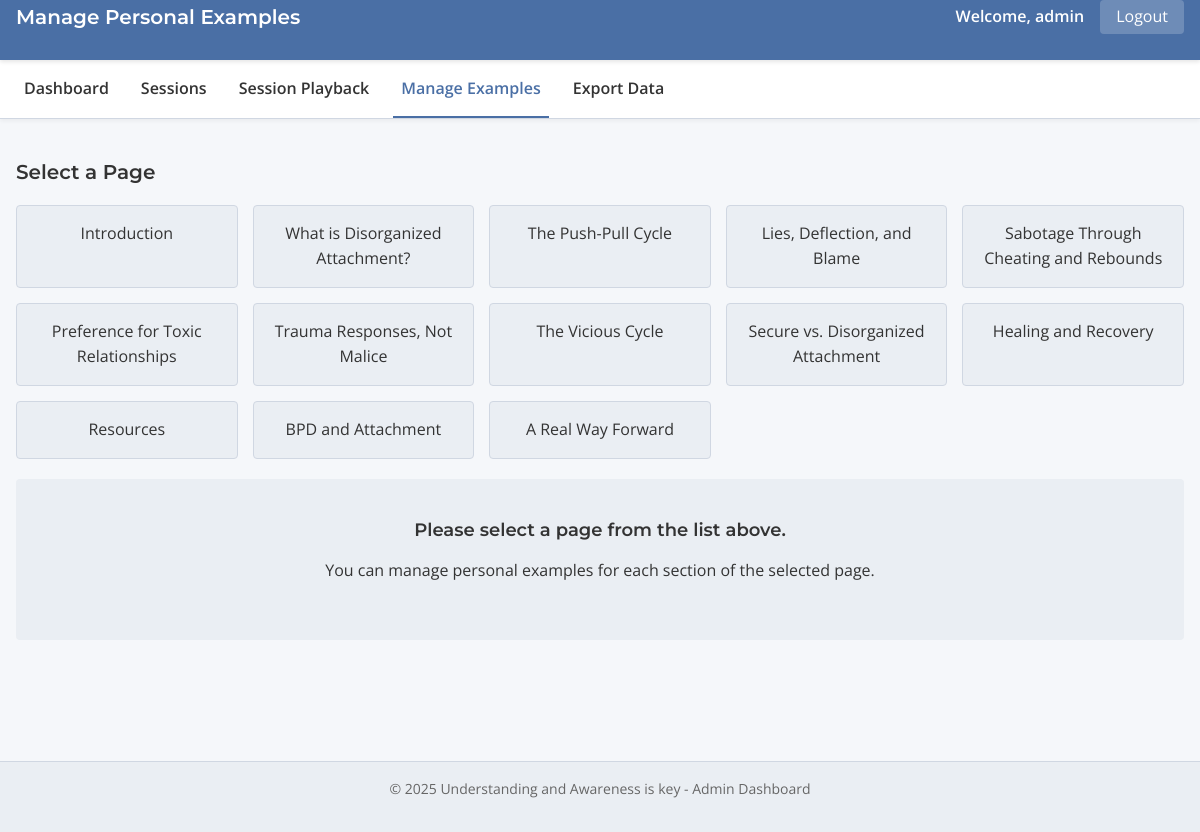
/admin/examples.php (signed in), run on the app's committed database.
### tables this page shows
CREATE TABLE `pages` (
  `id` int(11) NOT NULL AUTO_INCREMENT,
  `slug` varchar(100) NOT NULL,
  `title` varchar(100) NOT NULL,
  `section` varchar(50) NOT NULL,
  `subsection` varchar(50) DEFAULT NULL,
  `order_num` int(11) NOT NULL,
  PRIMARY KEY (`id`),
  UNIQUE KEY `slug` (`slug`)
);

### includes/functions.php (called while the page is built, shortened)
<?php
function getAllPages() {
    $db = Database::getInstance();
    $conn = $db->getConnection();
    $stmt = $conn->prepare("SELECT * FROM pages ORDER BY order_num ASC");
    $stmt->execute();
    $result = $stmt->get_result();
    $pages = [];
    while ($row = $result->fetch_assoc()) {
        $pages[] = $row;
    }
    return $pages;
}

### admin/examples.php (the view, shortened to what this page needs)
<?php
require_once '../includes/functions.php';
$pageSlug = isset($_GET['page']) ? $_GET['page'] : '';
$allPages = getAllPages();
$pageExamples = !empty($pageSlug) ? getPageExamples($pageSlug) : null;
$editSection = null;
?>
<!DOCTYPE html>
<html lang="en">
<head>
    <link rel="stylesheet" href="../assets/css/normalize.css">
    <link rel="stylesheet" href="../assets/css/admin.css">
    <link rel="stylesheet" href="https://cdn.jsdelivr.net/simplemde/latest/simplemde.min.css">
</head>
<body>
    <header class="admin-header">
        <div class="container">
            <div class="header-content">
                <h1 class="site-title">Manage Personal Examples</h1>
                <div class="user-actions">
                    <span class="username">Welcome, <?php echo $_SESSION['username']; ?></span>
                    <a href="logout.php" class="logout-btn">Logout</a>
                </div>
            </div>
        </div>
    </header>
    <nav class="admin-nav">
        <div class="container">
            <ul class="nav-list">
                <li class="nav-item"><a href="index.php" class="nav-link <?php echo basename($_SERVER['PHP_SELF']) === 'index.php' ? 'active' : ''; ?>">Dashboard</a></li>
                <li class="nav-item"><a href="sessions.php" class="nav-link <?php echo basename($_SERVER['PHP_SELF']) === 'sessions.php' ? 'active' : ''; ?>">Sessions</a></li>
                <li class="nav-item"><a href="playback.php" class="nav-link <?php echo basename($_SERVER['PHP_SELF']) === 'playback.php' ? 'active' : ''; ?>">Session Playback</a></li>
                <li class="nav-item"><a href="examples.php" class="nav-link <?php echo basename($_SERVER['PHP_SELF']) === 'examples.php' ? 'active' : ''; ?>">Manage Examples</a></li>
                <li class="nav-item"><a href="export.php" class="nav-link <?php echo basename($_SERVER['PHP_SELF']) === 'export.php' ? 'active' : ''; ?>">Export Data</a></li>
            </ul>
        </div>
    </nav>
    <main class="admin-content">
        <div class="container">
            <div class="examples-container">
                <div class="page-selector">
                    <h2>Select a Page</h2>
                    <div class="page-grid">
                        <?php foreach ($allPages as $page): ?>
                        <a href="examples.php?page=<?php echo $page['slug']; ?>" class="page-card <?php echo ($pageSlug === $page['slug']) ? 'active' : ''; ?>">
                            <?php echo htmlspecialchars($page['title']); ?>
                        </a>
                        <?php endforeach; ?>
                    </div>
                </div>
                <?php if ($pageExamples): ?>
                <div class="page-examples">
                    <div class="section-header">
                        <h2>Examples for: <?php echo htmlspecialchars($pageExamples['page']['title']); ?></h2>
                        <?php if ($editSection): ?>
                        <a href="examples.php?page=<?php echo $pageSlug; ?>" class="btn">Back to Examples</a>
                        <?php endif; ?>
                    </div>
                    <?php if ($editSection): ?>
                    <div class="edit-example">
                        <h3>Edit: <?php echo htmlspecialchars($editSection['title']); ?></h3>
                        <form action="examples.php?page=<?php echo $pageSlug; ?>" method="post">
                            <input type="hidden" name="page_id" value="<?php echo $pageExamples['page']['id']; ?>">
                            <input type="hidden" name="section_id" value="<?php echo $editSection['id']; ?>">
                            <div class="form-group">
                                <label for="personal_example">Personal Example (Markdown)</label>
                                <textarea id="personal_example" name="personal_example" rows="10"><?php echo htmlspecialchars($editSection['content']); ?></textarea>
                            </div>
                            <div class="form-group">
                                <button type="submit" name="save_example" class="btn btn-primary">Save Example</button>
                                <a href="examples.php?page=<?php echo $pageSlug; ?>" class="btn">Cancel</a>
                            </div>
                        </form>
                    </div>
                    <?php else: ?>
                    <?php if (empty($pageExamples['sections'])): ?>
                    <div class="no-examples">
                        <p>No example sections found for this page.</p>
                    </div>
                    <?php else: ?>
                    <div class="examples-list">
                        <table class="data-table">
                            <thead>
                                <tr>
                                    <th>Section</th>
                                    <th>Content Status</th>
                                    <th>Actions</th>
                                </tr>
                            </thead>
                            <tbody>
                                <?php foreach ($pageExamples['sections'] as $section): ?>
                                <tr>
                                    <td><?php echo htmlspecialchars($section['title']); ?></td>
                                    <td>
                                        <?php if (empty($section['content'])): ?>
                                        <span class="status-empty">No content</span>
                                        <?php else: ?>
                                        <span class="status-has-content">Has content</span>
                                        <?php endif; ?>
                                    </td>
                                    <td>
                                        <a href="examples.php?page=<?php echo $pageSlug; ?>&edit=<?php echo $section['id']; ?>" class="action-btn">Edit</a>
                                        <a href="../index.php?page=<?php echo $pageSlug; ?>#<?php echo $section['id']; ?>" class="action-btn" target="_blank">View</a>
                                    </td>
                                </tr>
                                <?php endforeach; ?>
                            </tbody>
                        </table>
                    </div>
                    <?php endif; ?>
                    <?php endif; ?>
                </div>
                <?php else: ?>
                <div class="select-prompt">
                    <h3>Please select a page from the list above.</h3>
                    <p>You can manage personal examples for each section of the selected page.</p>
                </div>
                <?php endif; ?>
            </div>
        </div>
    </main>
    <footer class="admin-footer">
        <div class="container">
            <p>&copy; <?php echo date('Y'); ?> <?php echo SITE_NAME; ?> - Admin Dashboard</p>
        </div>
    </footer>
</body>
</html>

### assets/css/admin.css (style rules this page uses)
:root { --primary: #4a6fa5; --primary-dark: #355990; --secondary: #e67e22; --text: #333333; --text-light: #666666; --background: #f5f7fa; --background-alt: #eaeef3; --border: #d0d7e2; --success: #27ae60; --warning: #f39c12; --danger: #e74c3c; --spacing-xs: 0.25rem; --spacing-sm: 0.5rem; --spacing-md: 1rem; --spacing-lg: 1.5rem; --spacing-xl: 2.5rem; --font-family: 'Open Sans', -apple-system, BlinkMacSystemFont, 'Segoe UI', Roboto, Oxygen, Ubuntu, Cantarell, sans-serif; --font-family-headings: 'Montserrat', -apple-system, BlinkMacSystemFont, 'Segoe UI', Roboto, Oxygen, Ubuntu, Cantarell, sans-serif; --font-size-xs: 0.75rem; --font-size-sm: 0.875rem; --font-size-md: 1rem; --font-size-lg: 1.125rem; --font-size-xl: 1.25rem; --font-size-2xl: 1.5rem; --container-width: 1200px; --header-height: 60px; --footer-height: 50px; --border-radius: 4px; }
* { margin: 0; padding: 0; box-sizing: border-box; }
html { font-size: 16px; }
body { font-family: var(--font-family); font-size: var(--font-size-md); line-height: 1.6; color: var(--text); background-color: var(--background); }
a { color: var(--primary); text-decoration: none; transition: color 0.2s ease-in-out; }
h1, h2, h3, h4, h5, h6 { font-family: var(--font-family-headings); font-weight: 600; line-height: 1.3; margin-bottom: var(--spacing-md); color: var(--text); }
h1 { font-size: var(--font-size-2xl); }
h2 { font-size: var(--font-size-xl); }
h3 { font-size: var(--font-size-lg); }
p { margin-bottom: var(--spacing-md); }
.container { max-width: var(--container-width); margin: 0 auto; padding: 0 var(--spacing-md); }
.admin-header { background-color: var(--primary); color: white; height: var(--header-height); position: sticky; top: 0; z-index: 100; box-shadow: 0 2px 4px rgba(0, 0, 0, 0.1); }
.header-content { display: flex; justify-content: space-between; align-items: center; height: 100%; }
.site-title { font-size: var(--font-size-xl); color: white; margin: 0; }
.user-actions { display: flex; align-items: center; }
.username { margin-right: var(--spacing-md); font-weight: 600; }
.logout-btn { background-color: rgba(255, 255, 255, 0.2); color: white; padding: var(--spacing-xs) var(--spacing-md); border-radius: var(--border-radius); }
.admin-nav { background-color: white; box-shadow: 0 2px 4px rgba(0, 0, 0, 0.05); border-bottom: 1px solid var(--border); }
.admin-nav .nav-list { display: flex; list-style: none; padding: 0; margin: 0; }
.admin-nav .nav-item { margin-right: var(--spacing-md); }
.admin-nav .nav-link { display: block; padding: var(--spacing-md) var(--spacing-sm); color: var(--text); font-weight: 600; position: relative; }
.admin-nav .nav-link.active { color: var(--primary); }
.admin-nav .nav-link.active::after { content: ''; position: absolute; bottom: 0; left: 0; width: 100%; height: 2px; background-color: var(--primary); }
.admin-content { padding: var(--spacing-xl) 0; min-height: calc(100vh - var(--header-height) - var(--footer-height) - 48px); }
.admin-footer { background-color: var(--background-alt); padding: var(--spacing-md) 0; text-align: center; color: var(--text-light); border-top: 1px solid var(--border); font-size: var(--font-size-sm); }

### admin/examples.php (style rules this page uses)
.page-grid { display: grid; grid-template-columns: repeat(auto-fill, minmax(200px, 1fr)); gap: 15px; margin-top: 20px; }
.page-card { display: block; background-color: var(--background-alt); padding: 15px; border-radius: var(--border-radius); text-align: center; color: var(--text); text-decoration: none; border: 1px solid var(--border); transition: all 0.2s ease; }
.select-prompt { text-align: center; padding: 40px 0; background-color: var(--background-alt); border-radius: var(--border-radius); margin-top: 20px; }

### data on the page
pages: title "Introduction"
pages: title "What is Disorganized Attachment?"
pages: title "The Push-Pull Cycle"
pages: title "Lies, Deflection, and Blame"
pages: title "Sabotage Through Cheating and Rebounds"
pages: title "Preference for Toxic Relationships"
pages: title "Trauma Responses, Not Malice"
pages: title "The Vicious Cycle"
pages: title "Secure vs. Disorganized Attachment"
pages: title "Healing and Recovery"
pages: title "Resources"
pages: title "BPD and Attachment"
pages: title "A Real Way Forward"

### other printed values
$_SESSION['username'] "admin"
SITE_NAME "Understanding and Awareness is key"
